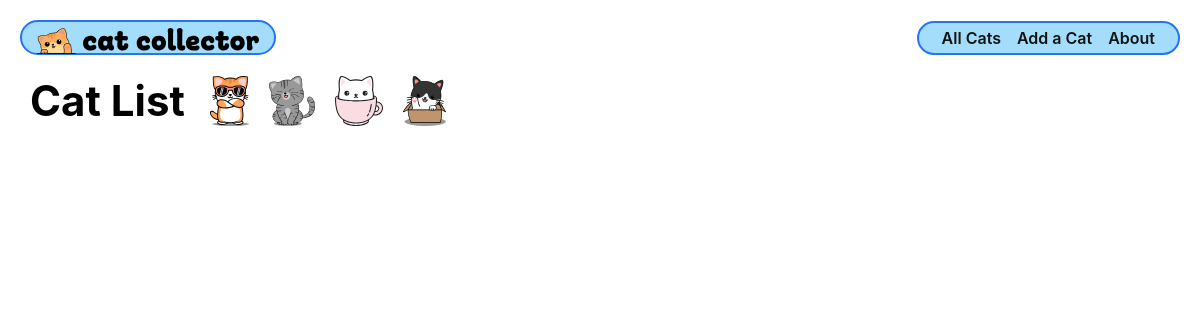
The app's page /cats/, older data.
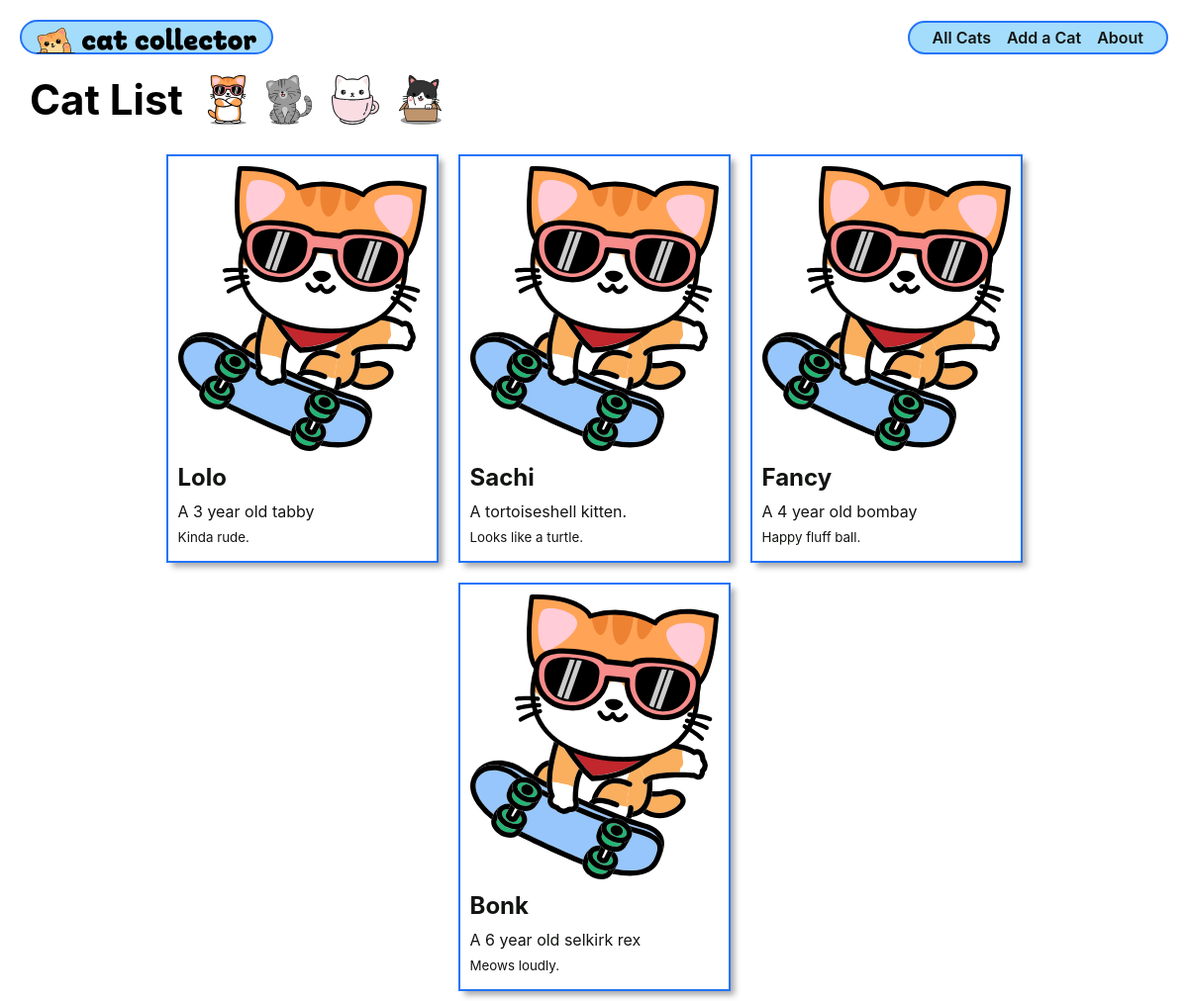
The same page, newer data.
### main_app/models.py (models this page shows, shortened)
class Cat(models.Model):
    name = models.CharField(max_length=100)
    breed = models.CharField(max_length=100)
    description = models.TextField()
    age = models.IntegerField()

### main_app/views.py (the view)
# urls.py: path('cats/', views.cats_index, name='cats_index'),  # Updated name
def cats_index(request):
    cats = Cat.objects.all()
    return render(request, 'cats/index.html', {
        'cats': cats
    })

### main_app/templates/cats/index.html
{% extends 'base.html' %} {% load static %} {% block head %}
<link
  rel="stylesheet"
  href="{% static 'css/cats/cat-index.css' %}"
/>
{% endblock %} {% block content %}
<section class="page-header">
  <h1>Cat List</h1>
  <img
    src="{% static 'images/cool-cat.svg' %}"
    alt="A cool cat"
  />
  <img
    src="{% static 'images/happy-cat.svg' %}"
    alt="A happy cat"
  />
  <img
    src="{% static 'images/teacup-cat.svg' %}"
    alt="A cat in a teacup"
  />
  <img
    src="{% static 'images/cat-in-box.svg' %}"
    alt="A cat in a box"
  />
</section>
<section class="card-container">
  {% for cat in cats %}
  <div class="card">
    <a href="{% url 'cat_detail' cat.id %}">
    <div class="card-content">
      <div class="card-img-container">
        <img
          src="{% static 'images/sk8r-boi-cat.svg' %}"
          alt="A skater boy cat"
        />
      </div>
      <h2 class="card-title">{{ cat.name }}</h2>
      {% if cat.age > 0 %}
      <p>A {{ cat.age }} year old {{ cat.breed }}</p>
      {% else %}
      <p>A {{ cat.breed }} kitten.</p>
      {% endif %}
      <p><small>{{ cat.description }}</small></p>
    </div>
  </a>
  </div>
  {% endfor %}
</section>
{% endblock %}

### main_app/templates/base.html (shortened to what this page needs)
{% load static %}
<!DOCTYPE html>
<html lang="en">
  <head>
    <link rel="stylesheet" href="{% static 'css/base.css' %}" />
    {% block head %}
    {% endblock %}
  </head>
  <body>
    <header>
      <div class="header-logo-container">
        <a href="/">
          <img src="{% static 'images/header-logo.svg' %}" alt="The Cat Collector Logo" />
        </a>
      </div>
      <nav>
        <ul>
          <li><a href="{% url 'cats_index' %}">All Cats</a></li>
          <li><a href="{% url 'cat-create' %}">Add a Cat</a></li>
          <li><a href="{% url 'about' %}">About</a></li>
        </ul>
      </nav>
    </header>
    <main>
     {% block content %}
     {% endblock %}
     </main>
  </body>
</html>

### main_app/static/css/base.css (style rules this page uses)
html { box-sizing: border-box; }
*, *::before, *::after { box-sizing: inherit; }
:root { font-size: 62.5%; }
body { margin: 0; display: flex; flex-direction: column; align-items: center; font-family: -apple-system, BlinkMacSystemFont, 'Segoe UI', 'Roboto', 'Oxygen', 'Ubuntu', 'Cantarell', 'Fira Sans', 'Droid Sans', 'Helvetica Neue', sans-serif; min-height: 100vh; --nav-bg: rgba(104, 197, 248, 0.7); --nav-bg-ff: rgba(104, 197, 248, 0.9); --borders: rgb(36, 116, 248) solid 2px; --text-color: rgb(17, 20, 17); --link-hover-color: rgb(16, 56, 158); --button-bg: rgb(245, 245, 245); --button-bg-hover: rgb(226, 226, 226); --submit: rgb(26, 128, 0); --warn: rgb(255, 102, 0); --danger: rgb(220, 20, 30); --secondary: rgb(57, 57, 57); --card-box-shadow: 5px 5px 6px -1px #aaa; --font-xtreme: 4.2rem; --font-xxl: 3.6rem; --font-xl: 2.4rem; --font-l: 1.8rem; --font-reg: 1.6rem; --card-border-radius: 6px; }
header { width: 100%; background: var(--nav-bg-ff); border-bottom: var(--borders); }
nav { margin: 10px; }
ul { margin: 0; list-style: none; padding: 0; }
main { width: 100%; padding: 0 10px; }
h2 { font-size: var(--font-xl); }
nav a { text-decoration: none; color: var(--text-color); font-weight: 600; font-size: 16px; }
nav ul { display: flex; align-items: center; justify-content: center; flex-wrap: wrap; }
nav li { padding: 5px 8px; }
.header-logo-container { margin: auto; padding: 10px 20px 0; max-width: 500px; }
.page-header { display: flex; align-items: center; margin: 20px; }
.page-header h1 { font-size: var(--font-xxl); margin: 0; }
.page-header img { height: 40px; margin-left: 15px; }
.page-header img:first-of-type { margin-left: 20px; }
@media only screen and (min-width: 768px) { header { position: sticky; display: flex; flex-direction: row; top: 0; align-items: center; } }
@media only screen and (min-width: 768px) { main { max-width: 1300px; min-height: calc(100vh - 53px); } }
@media only screen and (min-width: 768px) { nav, .header-logo-container { margin: 10px 0; padding: 0 15px; } }
@media only screen and (min-width: 768px) { .header-logo-container { padding-top: 3px; } }
@media only screen and (min-width: 768px) { nav { margin-left: auto; display: flex; justify-content: center; } }
@media only screen and (min-width: 768px) { nav ul { flex-wrap: nowrap; } }
@media only screen and (min-width: 768px) { .header-logo-container { width: 213px; } }
@media only screen and (min-width: 768px) { .page-header h1 { font-size: var(--font-xtreme); } }
@media only screen and (min-width: 768px) { .page-header img { height: 50px; margin-left: 20px; } }
@media only screen and (min-width: 768px) { .page-header img:first-of-type { margin-left: 25px; } }
@media only screen and (min-width: 1024px) { main { min-height: calc(100vh - 55px); } }
@media only screen and (min-width: 1024px) { header { margin: 20px 20px 0 20px; width: calc(100vw - 40px); max-width: 1920px; top: 20px; background-color: transparent; border-bottom: none; } }
@media only screen and (min-width: 1024px) { nav, .header-logo-container { margin: 0; background: var(--nav-bg-ff); border: var(--borders); border-radius: 18px; } }
@media only screen and (min-width: 1024px) { nav { margin-left: auto; } }
@media only screen and (min-width: 1024px) { .header-logo-container { padding-top: 6px; width: 256px; height: 35px; } }

### main_app/static/css/cats/cat-index.css (style rules this page uses)
.card-container { padding: 0 30px; display: flex; justify-content: center; flex-wrap: wrap; }
.card { width: 275px; margin: 10px; border: var(--borders); box-shadow: var(--card-box-shadow); }
.card-content { padding: 10px; width: 100%; }
.card > a { text-decoration: none; color: var(--text-color); }
.card h2 { margin: 10px 0; font-size: var(--font-xl); }
.card p { margin: 5px 0; font-size: var(--font-reg); }

Row changes from the older to the newer data that the page shows:
added Cat: name "Lolo", age "3", breed "tabby", description "Kinda rude."
added Cat: name "Sachi", breed "tortoiseshell", description "Looks like a turtle."
added Cat: name "Fancy", age "4", breed "bombay", description "Happy fluff ball."
added Cat: name "Bonk", age "6", breed "selkirk rex", description "Meows loudly."
